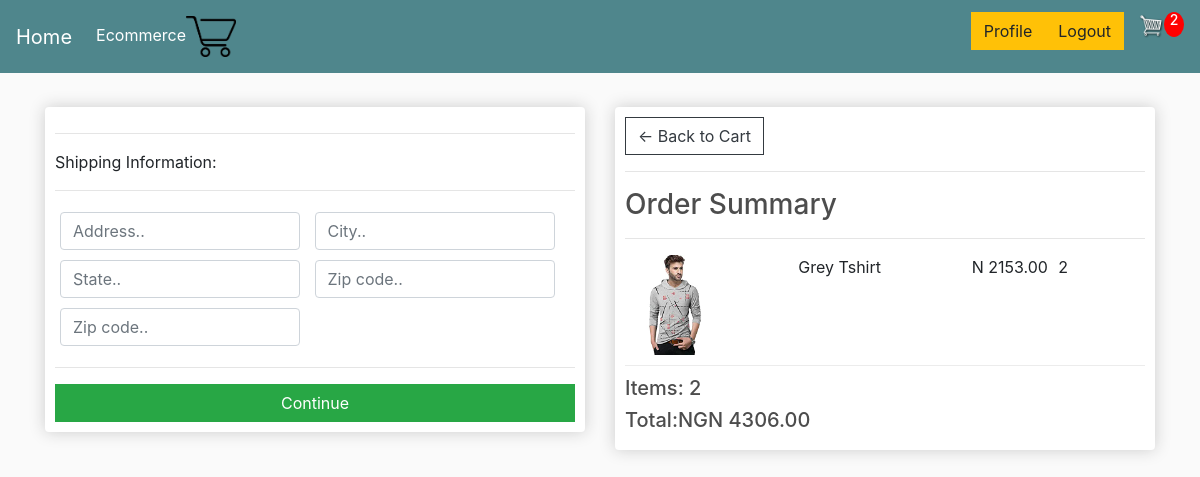
The app's page /checkout/ (signed in), older data.
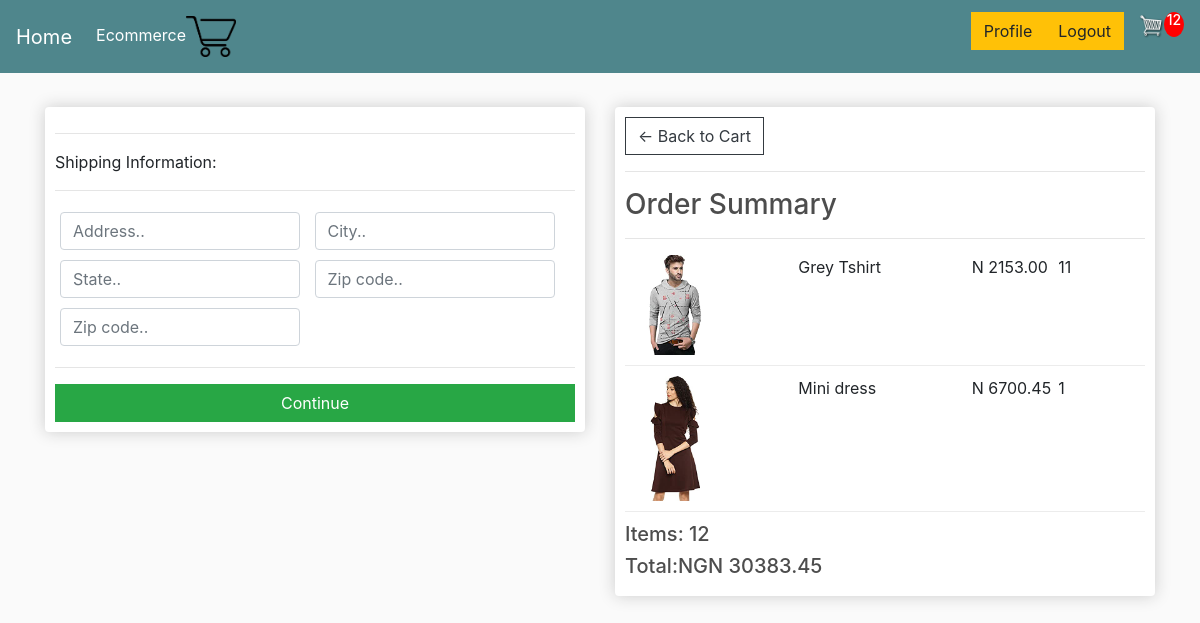
The same page, newer data.
### e_commerce/models.py (models this page shows, shortened)
class OrderItem(models.Model):
    product = models.ForeignKey(Product, on_delete=models.SET_NULL, null=True)
    order = models.ForeignKey(Order, on_delete=models.SET_NULL, null=True)
    quantity = models.IntegerField(default=0, null=True, blank=True)
    date_added = models.DateTimeField(auto_now_add=True)
    @property
    def get_total(self):
        total = self.product.price * self.quantity
        return total

class Product(models.Model):
    name = models.CharField(max_length=150)
    slug = models.SlugField(max_length=200, unique=True, null=True, blank=True)
    price = models.DecimalField(max_digits=7, decimal_places=2)
    image = models.ImageField(upload_to='product_image', null=True, blank=True)
    digital = models.BooleanField(default=False,null=True, blank=True)
    category = models.ForeignKey(Category, on_delete=models.CASCADE,default=1)
    description = models.CharField(max_length=250, default='', null=True, blank=True)
    size = models.CharField(max_length=200, null=True, blank=True, help_text='Input size of product')
    @property
    def imageURL(self):
        try:
            url = self.image.url
        except:
            url = ''
        return url
    class Meta:
        ordering = ['-name']

class Order(models.Model):
    customer = models.ForeignKey(Customer, on_delete=models.CASCADE, null=True, blank=True)
    complete = models.BooleanField(default=False, null=True, blank=True)
    date_ordered = models.DateTimeField(auto_now_add=True)
    transaction_id = models.CharField(max_length=100, null=True)
    @property
    def shipping(self):
        shipping = False
        orderitems = self.orderitem_set.all()
        for i in orderitems:
            if i.product.digital == False:
                shipping = True
        return shipping
    @property
    def get_cart_total(self):
        orderitems = self.orderitem_set.all()
        total = sum([item.get_total for item in orderitems])
        return total
    @property
    def get_cart_items(self):
        orderitems = self.orderitem_set.all()
        total = sum([item.quantity for item in orderitems])
        return total

### e_commerce/views.py (the view)
# urls.py: path('checkout/', views.checkout, name='checkout'),
def checkout(request):
    data = cartData(request)
    cartItems = data['cartItems']
    order = data['order']
    items = data['items']
    context = {
        'items': items,
        'order': order,
        'cartItems': cartItems,
    }
    return render(request, 'e_commerce/checkout.html', context)

### e_commerce/utils.py (called while the page is built)
def cartData(request):
    if request.user.is_authenticated:
        customer = request.user.customer
        order, created = Order.objects.get_or_create(customer=customer, complete=False)
        items = order.orderitem_set.all()
        cartItems = order.get_cart_items
    else:
        cookieData = cookieCart(request)
        cartItems = cookieData['cartItems']
        order = cookieData['order']
        items = cookieData['items']
    return {'cartItems': cartItems, 'order':order, 'items': items}

### e_commerce/templates/e_commerce/checkout.html (shortened to what this page needs)
{% extends 'base.html' %}
{% load static %}
{% block body %}
<div class="row">
	<div class="col-lg-6">
		<div class="box-element" id="form-wrapper">
            <form id="form">
                <div id="shipping-info">
                    <hr>
                    <p>Shipping Information:</p>
                    <hr>
                    <div class="form-field">
                        <input class="form-control" type="text" name="address" placeholder="Address..">
                    </div>
                    <div class="form-field">
                        <input class="form-control" type="text" name="city" placeholder="City..">
                    </div>
                    <div class="form-field">
                        <input class="form-control" type="text" name="state" placeholder="State..">
                    </div>
                    <div class="form-field">
                        <input class="form-control" type="text" name="zipcode" placeholder="Zip code..">
                    </div>
                    <div class="form-field">
                        <input class="form-control" type="text" name="country" placeholder="Zip code..">
                    </div>
                </div>
                <hr>
                <input id="form-button" class="btn btn-success btn-block" type="submit" value="Continue">
            </form>
		</div>
        <br>
	</div>
	<div class="col-lg-6">
		<div class="box-element">
            <a  class="btn btn-outline-dark" href="{% url 'cart' %}">&#x2190; Back to Cart</a>
            <hr>
            <h3>Order Summary</h3>
            <hr>
            {% for item in items %}
            <div class="cart-row">
                <div style="flex:2"><img class="row-image" src="{{ item.product.imageURL }}"></div>
                <div style="flex:2"><p>{{item.product.name}}</p></div>
                <div style="flex:1"><p>N {{item.product.price}}</p></div>
                <div style="flex:1"><p>{{item.quantity}}</p></div>
            </div>
            {% endfor %}
            <h5>Items: {{ order.get_cart_items}}</h5>
            <h5>Total:NGN {{ order.get_cart_total }}</h5>
        </div>
	</div>
</div>
{% endblock body %}

Row changes from the older to the newer data that the page shows:
changed OrderItem "Grey Tshirt": quantity "2" → "11"
added OrderItem: product.imageURL (picture), product.name "Mini dress", product.price "6700.45", quantity "1"
changed through a linked row, Order: get_cart_items "2" → "12"; get_cart_total "4306.00" → "30383.45"
Text that changed along with them:
{{ cartItems }}: "2" → "12"
